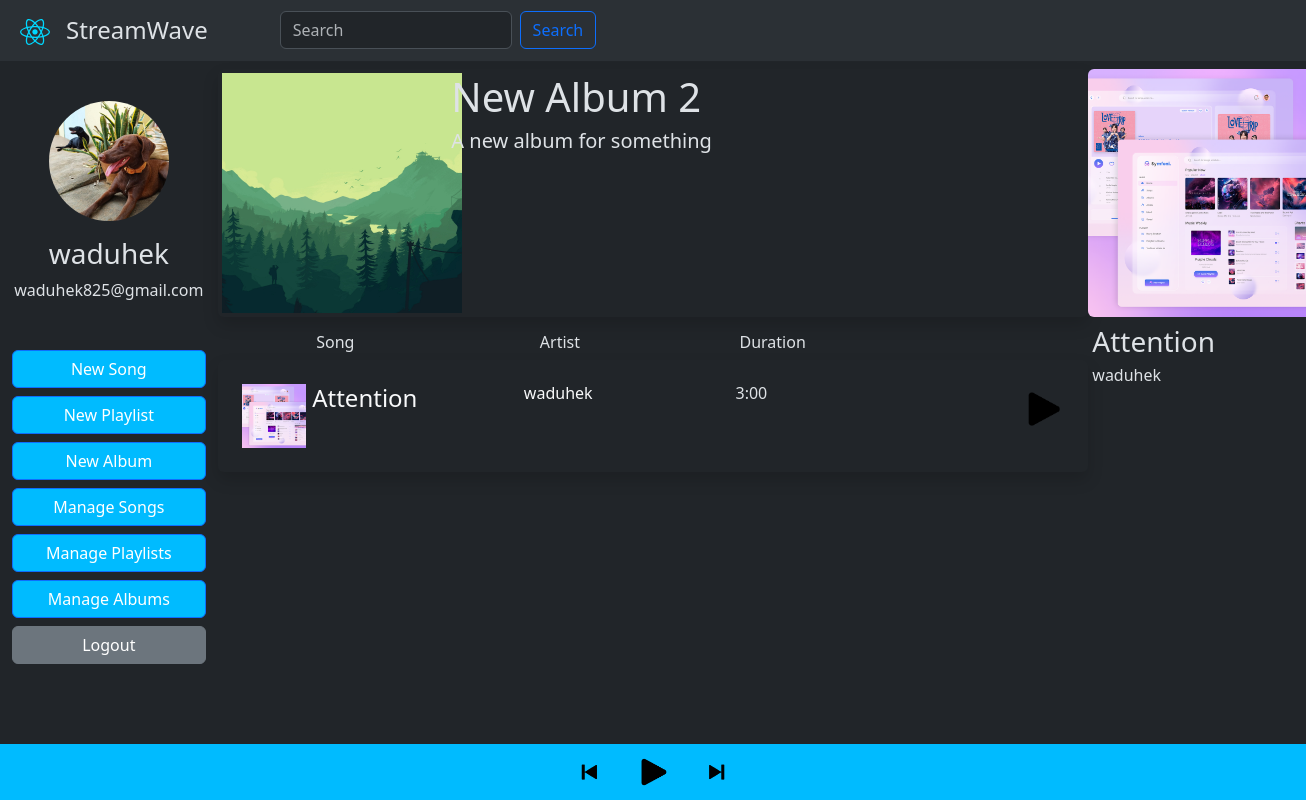
The app's page /album/1 (signed in) with its own data.
### app.py (models this page shows)
class User(db.Model, UserMixin):
    __tablename__ = "user"
    id = db.Column(db.Integer(), primary_key=True)
    email = db.Column(db.String(255), unique=True)
    username = db.Column(db.String(255), unique=True, nullable=False)
    password = db.Column(db.String(255), nullable=False)
    img = db.Column(db.String(300), default='user.png')
    phone = db.Column(db.Integer())
    gender = db.Column(db.String(10))
    address = db.Column(db.String(300))
    active = db.Column(db.Boolean())
    fs_uniquifier = db.Column(db.String(255), unique=True, nullable=False)
    confirmed_at = db.Column(db.DateTime())
    songs = db.relationship('Songs', backref='user',
                            cascade="all, delete-orphan")
    albums = db.relationship('Albums', backref='user',
                             cascade="all, delete-orphan")
    playlist = db.relationship('Playlist', backref='user',
                               cascade="all, delete-orphan")
    roles = db.relationship(
        "Role", secondary="roles_users", backref=db.backref("users", lazy="dynamic")
    )

class Albums(db.Model):
    id = db.Column(db.Integer, primary_key=True)
    name = db.Column(db.String(200), nullable=False)
    img = db.Column(db.String(300))
    desc = db.Column(db.String(1000))
    creator_id = db.Column(db.Integer, db.ForeignKey(
        'user.id'), nullable=False)
    songs = db.relationship(
        'Songs', secondary='album_songs', backref='albums')
    album_songs = db.Table('album_songs',
                           db.Column('album_id', db.Integer, db.ForeignKey(
                               'albums.id'), primary_key=True),
                           db.Column('song_id', db.Integer, db.ForeignKey(
                               'songs.id'), primary_key=True)
                           )

class Songs(db.Model):
    id = db.Column(db.Integer, primary_key=True)
    name = db.Column(db.String(200), nullable=False)
    song = db.Column(db.String(300))
    img = db.Column(db.String(300))
    duration = db.Column(db.String(10))
    genre = db.Column(db.String(50))
    rating = db.Column(db.Float, default=0.0)
    num_ratings = db.Column(db.Integer, default=0)
    date_added = db.Column(db.DateTime, default=datetime.utcnow)
    popularity = db.Column(db.Integer, default=0)
    lyrics = db.Column(db.String(3000))
    artist_id = db.Column(db.Integer, db.ForeignKey(
        'user.id'), nullable=False)
    album_id = db.Column(db.Integer, db.ForeignKey(
        'albums.id'))

### app.py (the view)
@app.route('/album/<int:id>')
@login_required
def view_album(id):
    album = Albums.query.get(id)
    a = session.get('current_song_id', 1)
    curr_song = Songs.query.filter_by(id=a).first()
    if not curr_song:
        curr_song = Songs(name='', img='default.png')
    status = session.get('playpause', 'play')
    user, log, hide = show()
    if album:
        album_songs = album.songs
    return render_template('viewalbum.html', id=id, album_songs=album_songs, album=album, curr_song=curr_song, status=status, user=user, log=log, hide=hide)

### app.py (called while the page is built)
def show():
    auth = current_user.is_authenticated
    if not auth:
        user = User(username='', email=' ', img='default.png')
        log, hide = "hidden", ""
    else:
        user = User.query.get(current_user.id)
        log, hide = "", "hidden"
    return user, log, hide

### templates/viewalbum.html (shortened to what this page needs)
{% extends "base.html" %}
{% block content %}
        <div class="col-md-8" id="col2">
            <div class="shadow p-1 mb-1 bg-outline-dark rounded">
              <div class="row">
              <div class="col-md-3">
                <img src="{{ url_for('static', filename='uploads/' + album.img) }}" style="width: 15rem; height: 15rem; object-fit: cover;">
              </div>
              <div class="col-md-9">
                <h1 class = "ms-2">{{album.name}}</h1>
                <h5 class = "ms-2 fw-normal">{{album.desc}}</h5>
              </div>
            </div>
          </div>
          <div class="row mt-3">
            <div class="col-md-1">
            </div>
            <div class="col-md-3">
              <h6 class = "ms-4 fw-light">Song</h6>
            </div>
            <div class="col-md-3">
              <h6 class = "ms-4 fw-light">Artist</h6>
            </div>
            <div class="col-md-4">
              <h6 class=" fw-light">Duration</h6>
            </div>
            <div class="col-md-1">
            </div>
          </div>
          {% for song in album_songs %}
          <div class="shadow p-4 bg-outline-dark rounded">
            <div class="row">
            <div class="col-md-1">
              <img src="{{ url_for('static', filename='uploads/' + song.img) }}" style="width: 4rem; height: 4rem; object-fit: cover;">
            </div>
            <div class="col-md-3">
              <a class="link-light link-underline-opacity-0" href="{{ url_for('view_song', id=song.id) }}"><h4 class="fw-normal">{{song.name}}</h4></a>
            </div>
            <div class="col-md-3">
              <a class="link-light link-underline-opacity-0" href="{{ url_for('view_user_profile', user_id=song.user.id) }}"><h6>{{song.user.username}}</h6></a>
            </div>
            <div class="col-md-4">
              <h6>{{song.duration}}</h6>
            </div>
            <div class="col-md-1">
              <img id="playPauseBtnMenu" src="{{ url_for('static', filename='play.png') }}" width="50px" onclick="Play({{song.id}})">
            </div>
          </div>
        </div>
        {% endfor %}
        </div>
{% endblock %}

### templates/base.html (shortened to what this page needs)
<!DOCTYPE html>
<html lang="en" data-bs-theme="dark">
<head>
    <link href="https://cdn.jsdelivr.net/npm/bootstrap@5.3.2/dist/css/bootstrap.min.css" rel="stylesheet">
    <link rel="stylesheet" href="{{ url_for('static', filename='app.css') }}" />
</head>
<body>
    <nav class="navbar navbar-expand-lg bg-body-tertiary p-2">
        <div class="container-fluid">
          <a class="navbar-brand" href="{{ url_for('index') }}"><img src = "{{ url_for('static', filename='react.svg') }}" width="30px" /></a>
            <h4 class = "me-5 mt-2 fw-light" >StreamWave</h4>
            <form class="d-flex justify-content-start w-25 me-auto ms-4" role="search" method="post" action="{{ url_for('search_results')}}">
                <input class="form-control me-2" type="search" placeholder="Search" aria-label="Search" name="queryString">
                <button class="btn btn-outline-primary" type="submit">Search</button>
            </form>
          </div>
      </nav>
      <div class = "container-fluid mt-2">
        <div class="row row-cols-3">
            <div class="col-md-2 mt-2" id="col1">
                <div class="row mt-3">
                    <a href="{{url_for('account')}}" class="d-flex justify-content-center" >
                        <img src = "{{ url_for('static', filename='uploads/' + user.img) }}" class="mt-2 rounded-circle" width="120px" height="120px" class = "mt-2" style="object-fit: cover;"/>
                    </a>
                    <div class="col mb-3">
                        <h3 class="mt-3 d-flex justify-content-center">{{user.username}}</h3>
                        <p class="fw-light d-flex justify-content-center">{{user.email}}</p>
                </div>
                <div class="menu-btns mt-3">
                    <a href="{{ url_for('create_song') }}" class="btn btn-primary btn-block mb-2 col-12 custom-btn" {{log}}>New Song</a>
                    <a href="{{ url_for('create_playlist') }}" class="btn btn-primary btn-block mb-2 col-12 custom-btn" {{log}}>New Playlist</a>
                    <a href="{{ url_for('create_album') }}" class="btn btn-primary btn-block mb-2 col-12 custom-btn" {{log}}>New Album</a>
                    <a href="{{ url_for('manage_songs') }}" class="btn btn-primary btn-block mb-2 col-12 custom-btn" {{log}}>Manage Songs</a>
                    <a href="{{ url_for('manage_playlists') }}" class="btn btn-primary btn-block mb-2 col-12 custom-btn" {{log}}>Manage Playlists</a>
                    <a href="{{ url_for('manage_albums') }}" class="btn btn-primary btn-block mb-2 col-12 custom-btn" {{log}}>Manage Albums</a>
                    <a href="{{ url_for('logout') }}" class="btn btn-secondary btn-block mb-2 col-12" {{log}}>Logout</a>
                </div>
            </div>
        </div>
{% block content %}{% endblock %}
<div class="col-md-2" id="col3">
        <img src="{{ url_for('static', filename='uploads/' + curr_song.img) }}" class="me-5 rounded" alt="cover" style="width: 15.5rem; height: 15.5rem; object-fit: cover;">
        <h3 class="mt-2 ms-1">{{curr_song.name}}</h3>
        <h6 class="fw-light ms-1">{{curr_song.user.username}}</h6>
</div>
</div>
</div>
<div class="fixed-bottom" id="player">
    <div class="container-fluid d-flex justify-content-center">
        <div class="row">
            <div class="col mt-2 mb-2 ">
                <img id="prevBtn" src="{{ url_for('static', filename='prev.png') }}" width="40px" onclick="togglePrev({{curr_song.id}})">
            </div>
            <div class="col mt-2 mb-2 ">
                <img id="playPauseBtn" src="{{ url_for('static', filename='play.png') }}" width="40px" onclick="togglePlayPause()">
            </div>
            <div class="col mt-2 mb-2 ">
                <img id="nextBtn" src="{{ url_for('static', filename='next.png') }}" width="40px" onclick="toggleNext({{curr_song.id}})">
            </div>
        </div>
    </div>
</div>
</body>
</html>

### static/app.css (style rules this page uses)
body { overflow-x: hidden; }
#player { background-color: rgb(0, 187, 255); padding: 0; margin: 0; }
#col3 { padding-left: 0; padding-right: 0; }
#col2 { padding-left: 0; padding-right: 0; }
.custom-btn { background-color: rgb(0, 187, 255); }

### records on screen
User: img (picture), username "waduhek", email "waduhek825@gmail.com", user.username "waduhek"
Albums: img (picture), name "New Album 2", desc "A new album for something"
Songs: img (picture), name "Attention", user.username "waduhek", duration "3:00"
